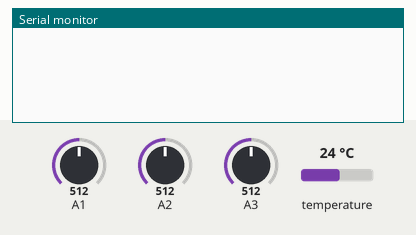
Simulated run of this sketch. Board: Arduino Uno, built with avr-gcc and run on an emulated ATmega328P. Shown: the last lines printed to the serial monitor. The test bench sets the inputs (shaded band); at power-on: temperature 24 °C, A1 = 512, A2 = 512, A3 = 512.

Above: at 1.2 s.
1.3 s: temperature set to 12 °C
At 1.9 s:
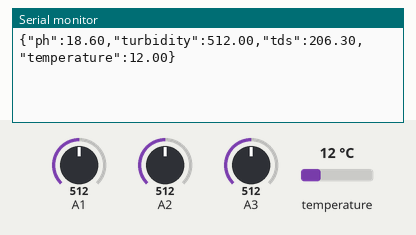
7.2 s: A1 set to 716
At 7.9 s:
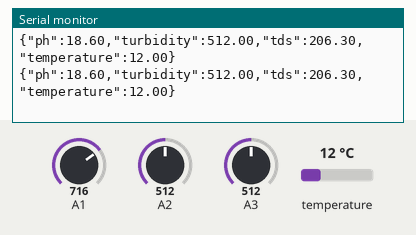
8.7 s: A2 set to 716
10.2 s: A3 set to 716
At 10.2 s:
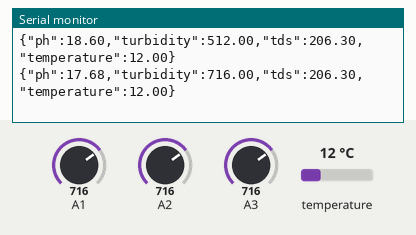
11.7 s: temperature set to 19 °C
13.2 s: A1 set to 992
At 15.0 s:
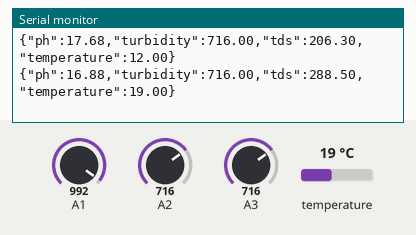
Timing chart, 0 to 15.7 s (numbered marks = the images above; inputs shaded):
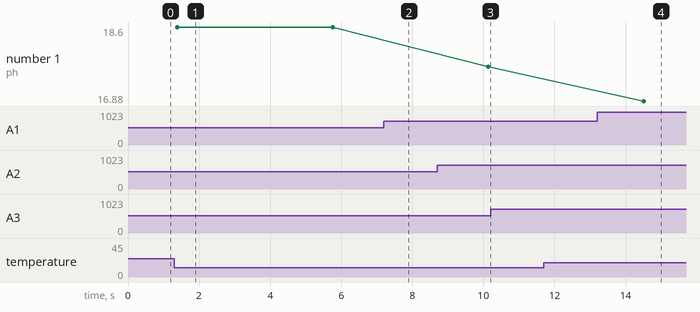

Measured:
- after the input at 1.3 s, the serial monitor: prints a new line after 0.09 s (image 1)
- after the input at 13.2 s, the serial monitor: prints a new line after 1.3 s (image 4)
- plotted number 1: 17.68 → 16.88 after the input at 13.2 s

The sketch:

sensors.ino
```cpp
#include <OneWire.h>
#include <DallasTemperature.h>

#define PH_PIN 1
#define TURB_PIN 2
#define TDS_PIN 3
#define ONE_WIRE_BUS 4

OneWire oneWire(ONE_WIRE_BUS);
DallasTemperature sensors(&oneWire);

float averageAnalog(int pin) {
  long sum = 0;
  for (int i = 0; i < 20; i++) {
    sum += analogRead(pin);
    delay(10);
  }
  return sum / 20.0;
}

void setup() {
  Serial.begin(115200);
  sensors.begin();
}

void loop() {

  float phRaw = averageAnalog(PH_PIN);
  float turbRaw = averageAnalog(TURB_PIN);
  float tdsRaw = averageAnalog(TDS_PIN);

  sensors.requestTemperatures();
  float temperature = sensors.getTempCByIndex(0);

  float voltagePH = phRaw * (3.3 / 4095.0);
  float pH = 7 + ((2.5 - voltagePH) / 0.18);

  float turbidity = turbRaw;
  float tds = (tdsRaw * 3.3 / 4095.0) * 500;

  // Send JSON format to Python
  Serial.print("{");
  Serial.print("\"ph\":"); Serial.print(pH,2); Serial.print(",");
  Serial.print("\"turbidity\":"); Serial.print(turbidity,2); Serial.print(",");
  Serial.print("\"tds\":"); Serial.print(tds,2); Serial.print(",");
  Serial.print("\"temperature\":"); Serial.print(temperature,2);
  Serial.println("}");

  delay(3000);
}
```
